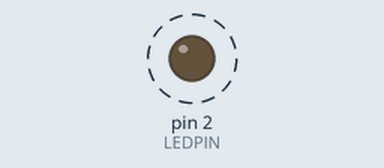
Simulated run of this sketch. Board: Arduino Uno, built with avr-gcc and run on an emulated ATmega328P. Parts: output pins drawn as LEDs (lit = HIGH). Dashed ring = blinking.

Above: at 0.5 s.
Timing chart, 0 to 3.0 s (numbered marks = the images above):
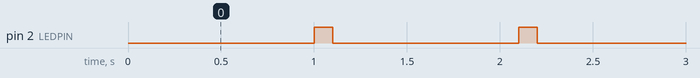

The sketch:

LED_Sample.ino
```cpp
#define LEDPIN 2
boolean ledstate=LOW;
void setup() {
  pinMode(LEDPIN,OUTPUT);
  Serial.begin(115200);
}

void loop() {

  delay(1000);
  digitalWrite(LEDPIN,HIGH);
  delay(100);
  digitalWrite(LEDPIN,LOW);

}
```

Measured:
- by itself, pin 2 (LEDPIN): alternates HIGH for 0.10 s and LOW for 1.0 s
